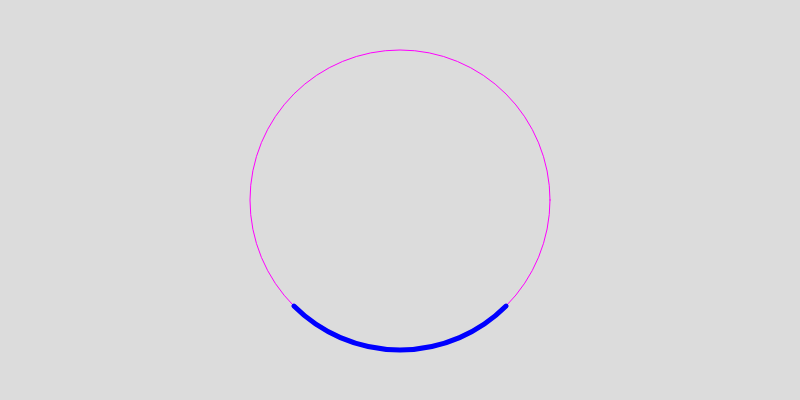
Frame 1 (no input)
Frame 60 (no input): identical to frame 1, image omitted
Frame 120 (the mouse pressed at the canvas centre since frame 60): identical to frame 1, image omitted

The p5.js sketch that drew this single still picture (run headless with seeded random() and noise() and a simulated clock; from frame 60 on, the mouse is pressed at the canvas centre):

// p5.js sketch
// ── sketch.js
function setup() {
  createCanvas(800, 400);
}

function draw() {
  background(220);

  noFill();

  // draw a ellipse as a guide for the arc
  stroke(255, 0, 255);
  strokeWeight(1);
  ellipse(width / 2, height / 2, 300, 300); // ellipse(x, y, w, h)

  // then draw an arc, adding two angles 
  stroke(0, 0, 255);
  strokeWeight(5);
  arc(width / 2, height / 2, 300, 300, PI * 0.25, PI * 0.75); // arc(x, y, w, h, startAngle, stopAngle)
}
